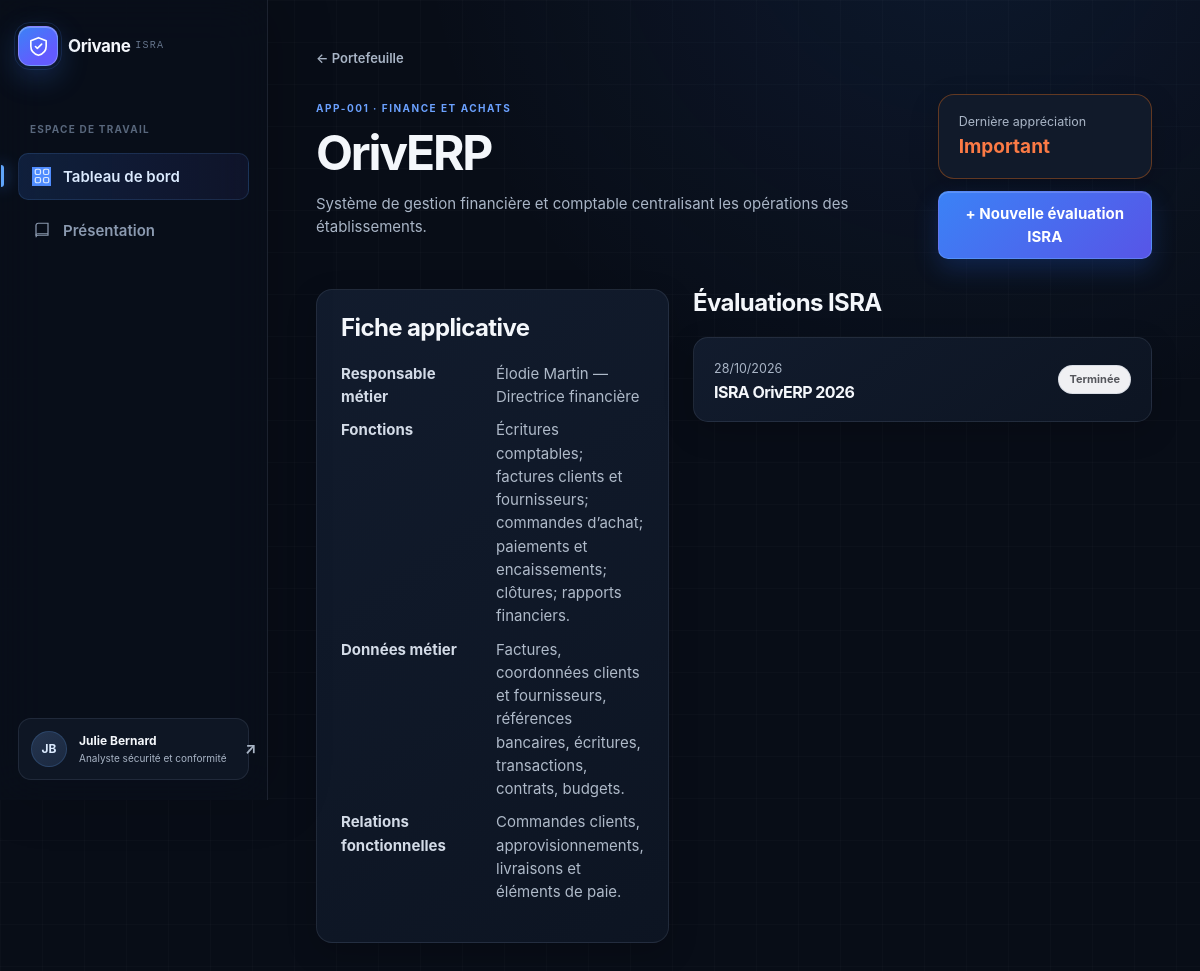
/applications/81/ (signed in), run on the app's committed database.
### assessments/models.py (models this page shows, shortened)
class UserRole(models.Model):
    ANALYST, BO, IT_APP = "ANALYST", "BO", "IT_APP"
    ROLES = [(ANALYST, "Cyber / Analyste GRC"), (BO, "Business Owner"),
             (IT_APP, "Responsable IT Application")]
    user = models.ForeignKey(User, on_delete=models.CASCADE, related_name="role_links")
    role = models.CharField(max_length=20, choices=ROLES)
    job_title = models.CharField(max_length=120, blank=True)
    class Meta:
        constraints = [models.UniqueConstraint(fields=["user", "role"], name="unique_user_role")]

class Application(models.Model):
    code = models.CharField(max_length=12, unique=True)
    name = models.CharField(max_length=100)
    domain = models.CharField(max_length=100)
    business_owner_name = models.CharField(max_length=120)
    description = models.TextField()
    functions = models.TextField()
    users = models.TextField(blank=True)
    data = models.TextField(blank=True)
    relations = models.TextField(blank=True)

class RiskConclusion(models.Model):
    LEVELS = [("LOW","Faible"),("MODERATE","Modéré"),("HIGH","Important"),("CRITICAL","Critique")]
    campaign = models.ForeignKey(Campaign, on_delete=models.CASCADE, related_name="conclusions")
    level = models.CharField(max_length=12, choices=LEVELS)
    justification = models.TextField()
    author = models.ForeignKey(User, on_delete=models.PROTECT)
    created_at = models.DateTimeField(auto_now_add=True)
    is_validated = models.BooleanField(default=True)

class Campaign(models.Model):
    DRAFT, ACTIVE, CLOSED = "DRAFT", "ACTIVE", "CLOSED"
    application = models.ForeignKey(Application, on_delete=models.CASCADE, related_name="campaigns")
    title = models.CharField(max_length=150)
    status = models.CharField(max_length=12, choices=[(DRAFT,"Brouillon"),(ACTIVE,"Active"),(CLOSED,"Terminée")], default=ACTIVE)
    created_at = models.DateTimeField(auto_now_add=True)
    created_by = models.ForeignKey(User, on_delete=models.PROTECT)

### assessments/views.py (the view)
# urls.py: path("applications/<int:pk>/", views.application_detail, name="application_detail"),
@login_required
def application_detail(request, pk):
    app = get_object_or_404(Application.objects.prefetch_related("campaigns__conclusions"), pk=pk)
    if not is_analyst(request.user): raise PermissionDenied
    latest = RiskConclusion.objects.filter(
        campaign__application=app, is_validated=True
    ).order_by("-created_at", "-pk").first()
    return render(request, "assessments/application_detail.html", {"app": app, "latest": latest})

### assessments/services.py (called while the page is built)
def is_analyst(user):
    return user.is_authenticated and user.role_links.filter(role="ANALYST").exists()

### templates/assessments/application_detail.html
{% extends 'base.html' %}{% block content %}<a class="back" href="{% url 'dashboard' %}">← Portefeuille</a><div class="page-head"><div><p class="eyebrow">{{ app.code }} · {{ app.domain }}</p><h1>{{ app.name }}</h1><p>{{ app.description }}</p></div><div><div class="risk {{ latest.level|lower|default:'none' }}"><small>Dernière appréciation</small><b>{{ latest.get_level_display|default:'Non évalué' }}</b></div><a class="btn action-gap" href="{% url 'campaign_create' app.pk %}">+ Nouvelle évaluation ISRA</a></div></div><div class="two-cols"><section class="panel"><h2>Fiche applicative</h2><dl><dt>Responsable métier</dt><dd>{{ app.business_owner_name }}</dd><dt>Fonctions</dt><dd>{{ app.functions }}</dd><dt>Données métier</dt><dd>{{ app.data }}</dd><dt>Relations fonctionnelles</dt><dd>{{ app.relations }}</dd></dl></section><section><h2>Évaluations ISRA</h2>{% for c in app.campaigns.all %}<a class="campaign" href="{% url 'campaign_detail' c.pk %}"><div><small>{{ c.created_at|date:'d/m/Y' }}</small><h3>{{ c.title }}</h3></div><span class="status {{ c.status|lower }}">{{ c.get_status_display }}</span></a>{% empty %}<div class="panel"><p>Aucune évaluation pour cette application.</p><a href="{% url 'campaign_create' app.pk %}">Créer la première évaluation</a></div>{% endfor %}</section></div>{% endblock %}

### templates/base.html (shortened to what this page needs)
{% load static %}<!doctype html>
<html lang="fr">
<head>
  <link rel="stylesheet" href="{% static 'css/app.css' %}?v=20261020-risk-bubbles">
  <link rel="stylesheet" href="{% static 'css/components.css' %}?v=20261017-layout-fix">
  <link rel="stylesheet" href="{% static 'css/workflow.css' %}?v=20261017-layout-fix">
  <link rel="stylesheet" href="{% static 'css/cyber.css' %}?v=20261027-it-score-scales">
</head>
<body class="{% if user.is_authenticated %}app-shell{% endif %} {% block body_class %}{% endblock %}">
  {% if user.is_authenticated %}
    <aside class="sidebar">
      <a class="brand" href="{% url 'dashboard' %}"><span aria-hidden="true"><svg viewBox="0 0 24 24"><path d="M12 2.8 20 6v5.8c0 4.9-3.3 8-8 9.4-4.7-1.4-8-4.5-8-9.4V6l8-3.2Z"/><path d="m8.8 12 2 2 4.5-4.5"/></svg></span><strong>Orivane</strong><small>ISRA</small></a>
      <nav aria-label="Navigation principale">
        <span class="nav-label">Espace de travail</span>
        <a class="{% if request.resolver_match.url_name != 'home' %}active{% endif %}" href="{% url 'dashboard' %}" {% if request.resolver_match.url_name != 'home' %}aria-current="page"{% endif %}><i aria-hidden="true"><svg viewBox="0 0 24 24"><rect x="3" y="3" width="7" height="7" rx="2"/><rect x="14" y="3" width="7" height="7" rx="2"/><rect x="3" y="14" width="7" height="7" rx="2"/><rect x="14" y="14" width="7" height="7" rx="2"/></svg></i>Tableau de bord</a>
        <a class="" href="{% url 'home' %}" ><i aria-hidden="true"><svg viewBox="0 0 24 24"><path d="M4 19.5V5.8A2.8 2.8 0 0 1 6.8 3H20v16H6.8A2.8 2.8 0 0 0 4 21.8"/><path d="M4 19.5A2.5 2.5 0 0 1 6.5 17H20"/></svg></i>Présentation</a>
      </nav>
      <div class="user-card">
        <span class="avatar">{{ user.first_name|first|default:user.username|first }}{{ user.last_name|first }}</span>
        <div><b>{{ user.get_full_name|default:user.username }}</b><small>{{ user.role_links.first.job_title|default:"Session sécurisée" }}</small></div>
        <form method="post" action="{% url 'logout' %}">{% csrf_token %}<button class="logout" title="Se déconnecter" aria-label="Se déconnecter">↗</button></form>
      </div>
    </aside>
  {% endif %}
  <main id="main-content">
    {% block content %}{% endblock %}
  </main>
</body>
</html>

### static/css/workflow.css (style rules this page uses)
.action-gap { width: 100%; margin-top: 12px; text-align: center; }

### data on the page
Application: code "APP-001", domain "FINANCE ET ACHATS", name "OrivERP", description "Système de gestion financière et comptable centralisant les opérations des établissements.", business_owner_name "Élodie Martin — Directrice financière", functions "Écritures comptables; factures clients et fournisseurs; commandes d’achat; paiements et encaissements; clôtures; rapports financiers.", data "Factures, coordonnées clients et fournisseurs, références bancaires, écritures, transactions, contrats, budgets.", relations "Commandes clients, approvisionnements, livraisons et éléments de paie."
RiskConclusion: level "Important"
Campaign: created_at "28/10/2026", title "ISRA OrivERP 2026", status "Terminée"

### other printed values
{{ user.first_name|first|default:user.username|first }} "J"
{{ user.last_name|first }} "B"
{{ user.get_full_name|default:user.username }} "Julie Bernard"
{{ user.role_links.first.job_title|default:"Session sécurisée" }} "Analyste sécurité et conformité"
